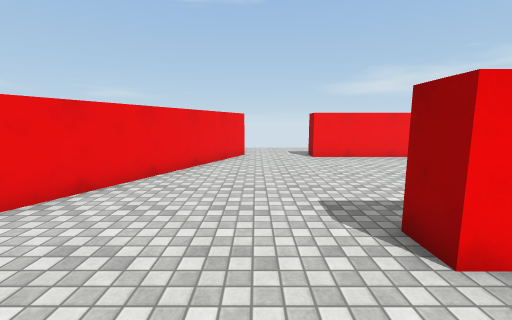
view 1 (above)

12 first-person views from a walk through a Unity game level. The camera is 1.5 m above the floor, tilts 8° down and sees 90° across. The floor is counted in squares, 1 m on a side. Each view is taken from the middle of a square. On the plan, view 1 faces up. The plan holds only what a view shows up to about 13 squares ahead; the rest is blank. The place goes on beyond the plan. The player is left out. Surface patterns are stand-ins for the level's own textures.

view 2
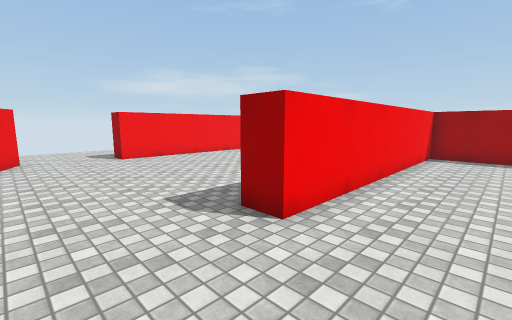

view 3
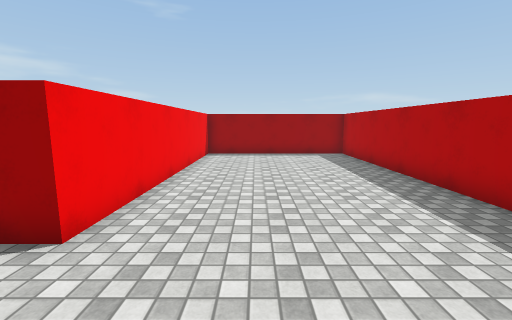

view 4
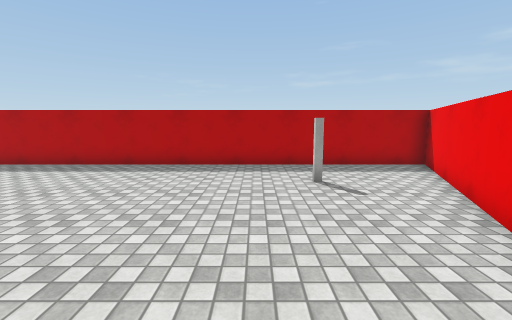

view 5
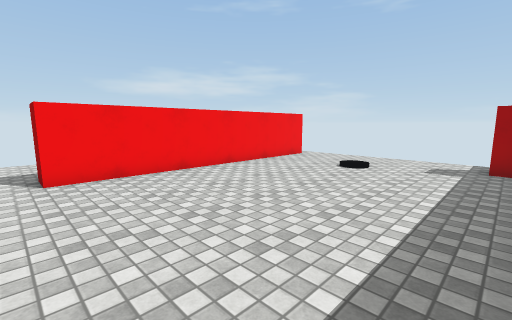

view 6
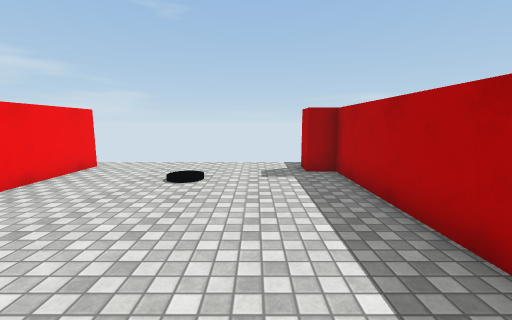

view 7
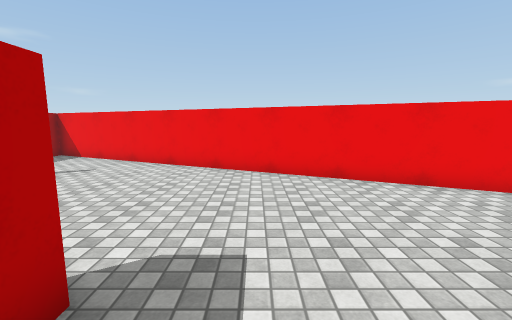

view 8
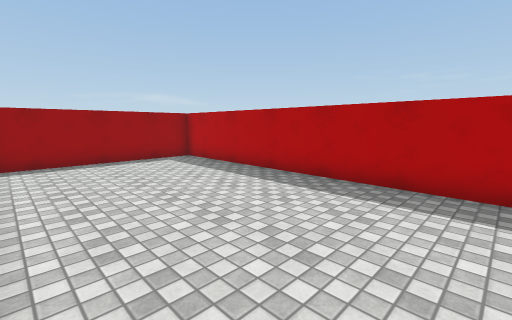

view 9
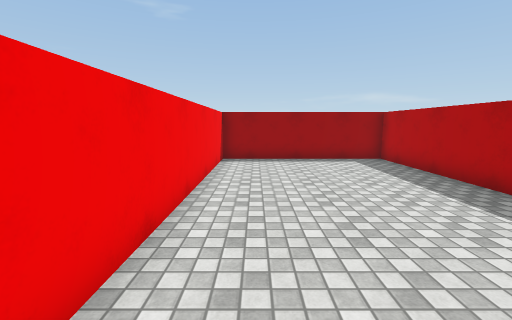

view 10
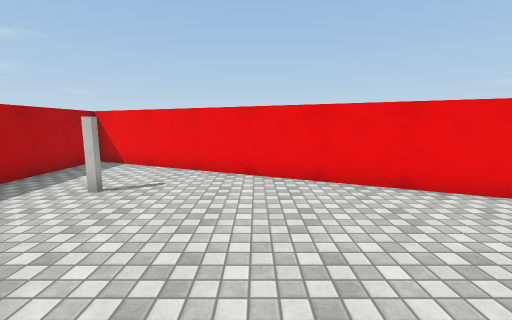

view 11
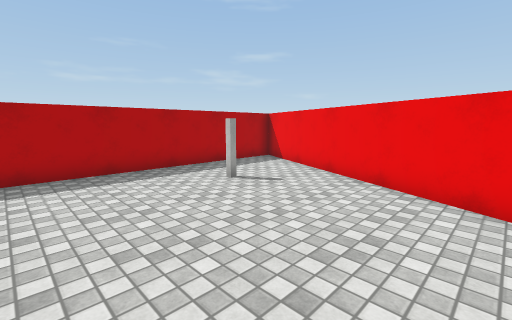

view 12
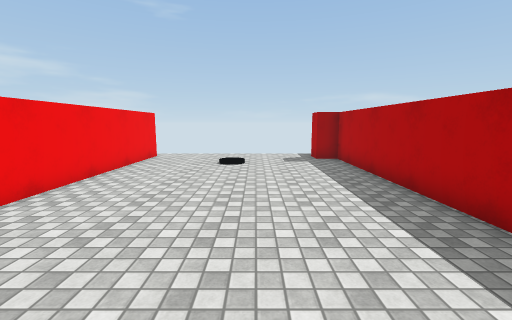

### Floor plan
Points are (right, up) in squares from view 1. A wall is a line through its corners. A room is listed if a view was taken in it or the views show most of it. See-through windows are left out.
Room 1 (views 1, 2, 3, 4, 5, 6, 7, 8, 9, 10, 11, 12)
walls: (4.4, 3.4) (12.1, 3.4) (12.1, 4.4) (13.1, 4.4); (-1.3, 11) (-8.3, -4.4) (12.1, -4.4) (12.1, 2.4) (2.1, 2.4) (2.1, 3.4) (2.6, 3.4); (13.1, 11.7) (2.6, 11.7)
ways out: opening at (1, 11.3)

Positions as (right, up) in squares from view 1, and headings:
1: (0, 0), facing up
2: (-1, 0), facing up-right
3: (-1, 0), facing right
4: (-2, 5), facing down
5: (2, 4), facing up-right
6: (4, 6), facing right
7: (4, 5), facing left
8: (1, 2), facing down-right
9: (1, 1), facing right
10: (2, 2), facing left
11: (1, 4), facing down-left
12: (1, 7), facing right
